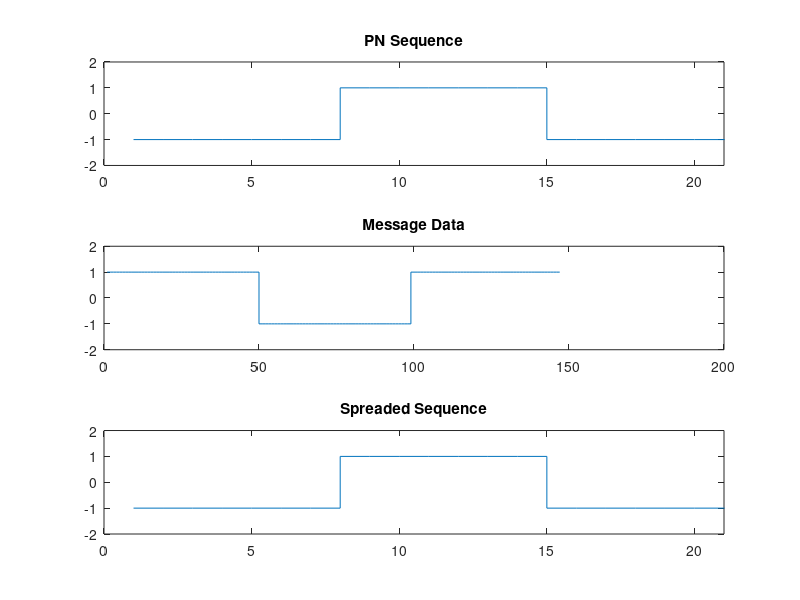
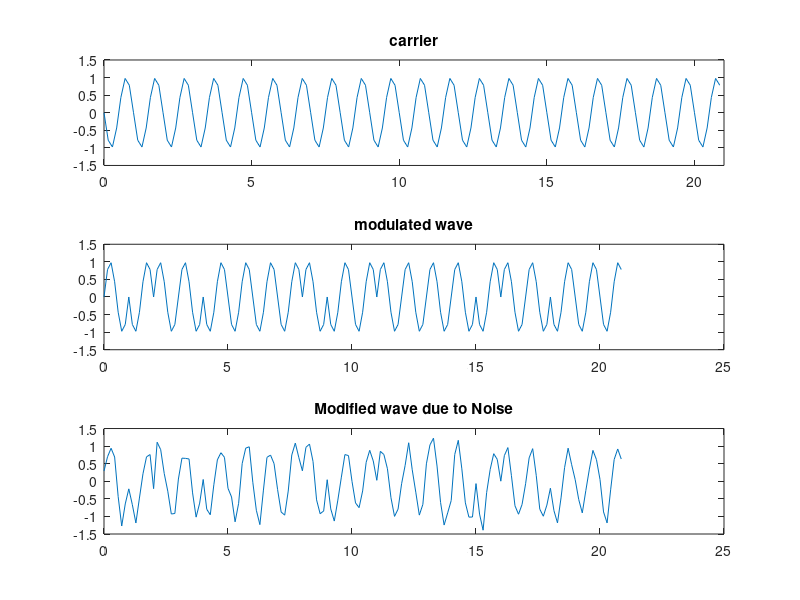
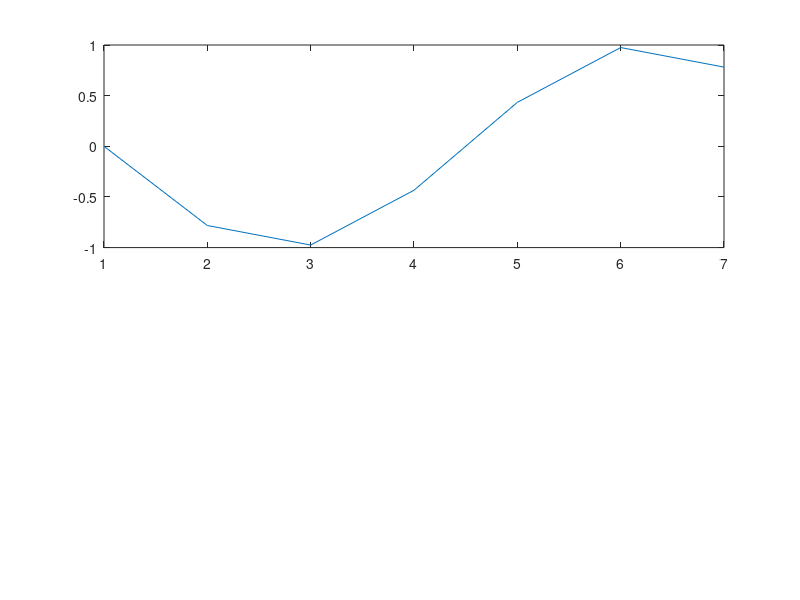
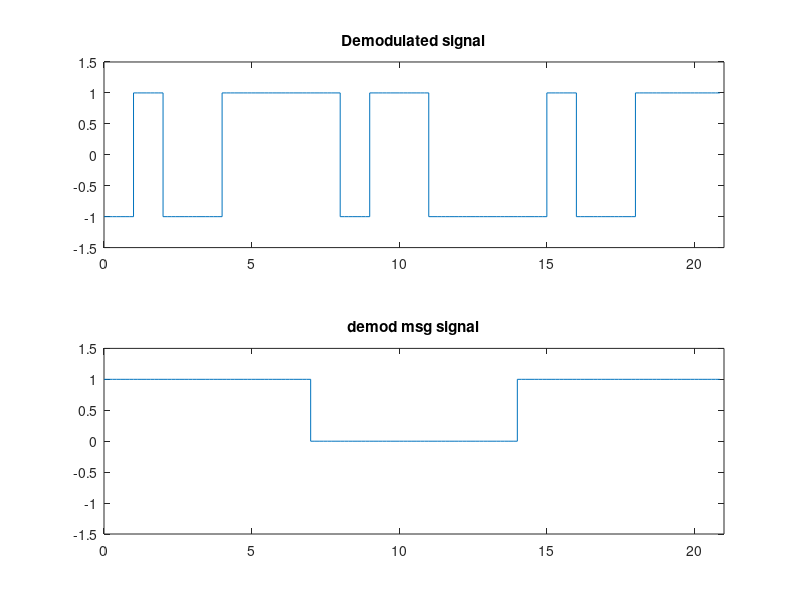

Source code (MATLAB) for these figures, in order:
clc;
clear all; close all;
%% PN Seq Generation
x1=0;
x2=1;
x3=0;
pn=[];
pn(1)=x3;
for i =[2:7]
    j=i-1;
    x3=x2;
    x2=x1;
    x1=mod(pn(j)+x1,2)
pn(i)=x3
end

o = 0;
z = 0;
flag1=0;

% for i= 1:7
%     if pn(i) == 1
%         o = o+1;
%     else
%         z = z+1;
%     end
% end
% flag2 =0;
% check = [];
% if o == z+1
%     flag1=1
%     disp ('balanced')
%     for i = 1:5
%         check = [pn(i) pn(i+1) pn(i+2)];
%         if check == [1 1 1]
%             flag2=1
%         end
%     end
% else
%     disp('Not Balanced')
% end

%% Verifying PN seq Property
nz = find(pn);
z = find (pn==0);

if length(nz)==(length(z)+1)
    for i=1:2
        d = 0;
        e = 0;
        d = nz(i+1)- nz(i);
        e = nz(i+2)- nz(i+1);
        if d == 1 && e==1
            flag1 = 1;
        end
    end
else
    disp('balance not satisfied')
end

flag2 = 0;
i = 1;

if flag1 ==1
    d = 0;
    e=0;
    d = z(i+1)-z(i);
    e = z(i+2)- z(i+1);
    if d == 1 || e==1
        flag2 =1;
    end
end

%% SS
if (flag1==1&&flag2==1)
    d=[1 0 1]
    tc=length(pn)
    tb=7*tc;
    b=repmat(pn,tc,length(d))
    b1=b(:)'
    polarb=(2*b1)-1

    n=length(b1)
    a=(n-1)/tc
    t=0:1/tc:a 
    subplot(311)
    stairs(polarb)
    ylim([-2 2])
    xlim([0 21])
    title('PN Sequence')

    d1=repmat(d,tb,1)
    d11=d1(:)'
    polard=(2*d11)-1
    subplot(312)
    stairs(polard)
    ylim([-2 2])
    title ('Message Data')

    m=polard.*polarb
    subplot(313)
    stairs(m)
    ylim([-2 2])
    xlim([0 21])
    title('Spreaded Sequence')

    fc=1000
    c=sin(2*pi*fc*t)
    figure
    subplot(311)
    plot(t,c)
    ylim([-1.5 1.5])
    xlim([0 21])
    title('carrier')

    bpsk=m.*c;
    subplot(312)
    plot(t,bpsk)
    ylim([-1.5 1.5])
   % xlim([0 2 1])
   title('modulated wave')
    
 %%demodulation
    r=awgn(bpsk,12,'measured')
    subplot(313)
    plot(t,r)
    title('Modified wave due to Noise')
    
    t1=0:1/tc:(1-(1/tc)) 
    c1=sin(2*pi*fc*t1)
    figure
    subplot(211)
    plot(c1)
    arr=[]
    
    for j=1:tc:length(r)
        h=r(j:j+tc-1).*c1
    if sum(h)>0
        arr=[arr 1]
    else
         arr=[arr 0]
    end
    end
    
    b=repmat(arr,tc,1)
    b=b(:)'
    b1=2*b-1;
    
    figure
    subplot(211)
    stairs(t,b1)
    title('Demodulated signal')
    ylim([-1.5 1.5])
    xlim([0 21])
    
    demodata=b1.*polarb
    demodata=(demodata+1)/2
    subplot(212)
    stairs(t,demodata)
    ylim([-1.5 1.5])
    xlim([0 21])
    title ('demod msg signal')
    
    drr=[]
    for j=[1:7*tc:length(demodata)]
    disp(j)
    if demodata(j:j+7*tc-r)>0
        drr=[drr 1]
    else
        drr=[drr 0]
    end
    end
    
    disp(drr)
        
    
else
    disp('not satisfied')
end


